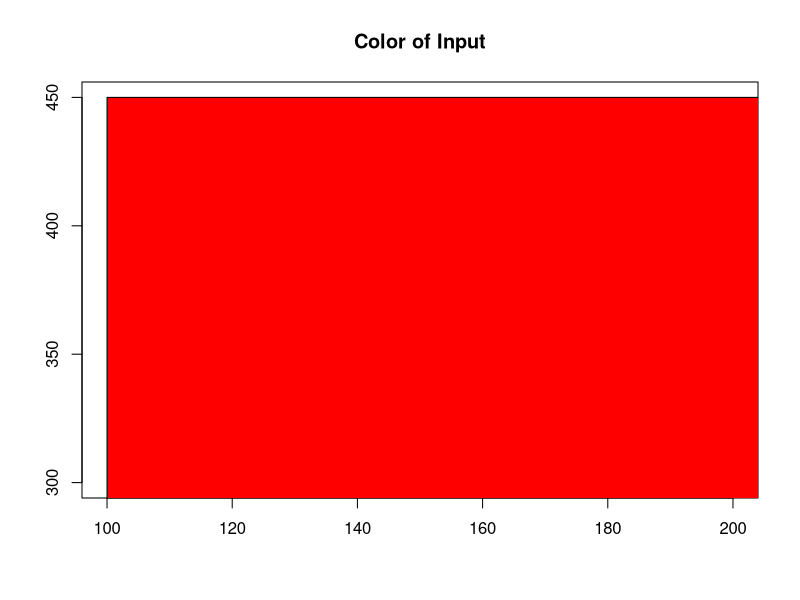
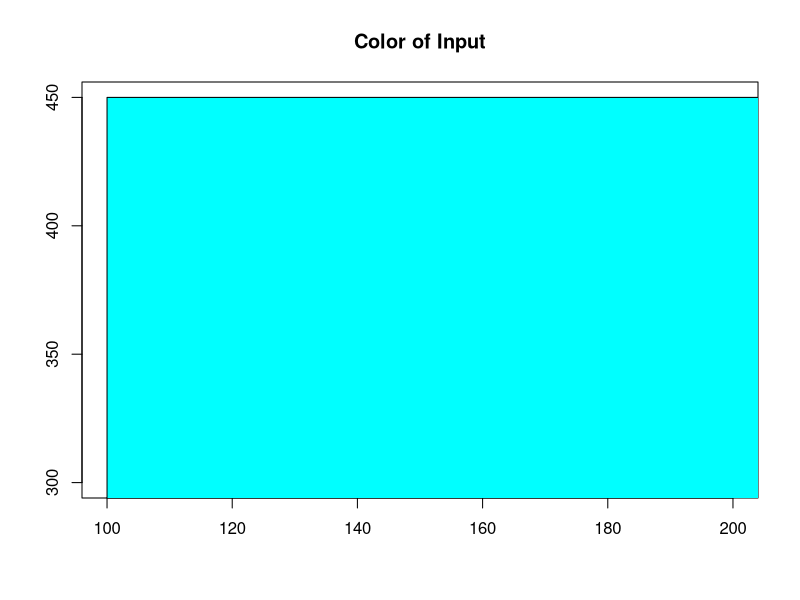

The R source for these figures, in order:
## ---- chunk 1

fillwithzero <- function(hexstring,num_char){
  #used a quick hack instead of looping
  num_zero <- num_char - nchar(hexstring)
  if (num_zero == 5){
    hexstring <- paste0("00000",hexstring)
  }
  if (num_zero == 4){
    hexstring <- paste0("0000",hexstring)
  }
  if (num_zero == 3){
    hexstring <- paste0("000",hexstring)
  }
  if (num_zero == 2){
    hexstring <- paste0("00",hexstring)
  }
  if (num_zero == 1){
    hexstring <- paste0("0",hexstring)
  }
  return(hexstring)
}

createHex <- function(red,green,blue){
  redHex <- fillwithzero(sprintf('%X',red),2)
  blueHex <- fillwithzero(sprintf('%X',green),2)
  greenHex <- fillwithzero(sprintf('%X',blue),2)
  mergedHex <- paste0(redHex,blueHex,greenHex)
  colorHex <- paste0("#",mergedHex)
  return(colorHex)
}

invertHex <- function(hexstring){
  #assuming it has # attached
  max <- strtoi("0xFFFFFF")
  value <- strtoi(gsub("#","0x",hexstring))
  invertedValue <- max - value
  invertHex <- fillwithzero(sprintf('%X',invertedValue),6)
  colorHex <- paste0("#",invertHex)
  return(colorHex)
}
## ---- chunk 2
redHex<- createHex(red=255,green=0,blue=0) #custom function
print(redHex)

plot(c(100, 200), c(300, 450), type= "n", xlab = "", ylab = "", main="Color of Input")
rect(100, 200, 300, 450, col = redHex, border = "black")
## ---- chunk 3
invertRedHex <- invertHex(createHex(red=255,green=0,blue=0))
print(invertRedHex)

plot(c(100, 200), c(300, 450), type= "n", xlab = "", ylab = "", main="Color of Input")
rect(100, 200, 300, 450, col = invertRedHex, border = "black")
